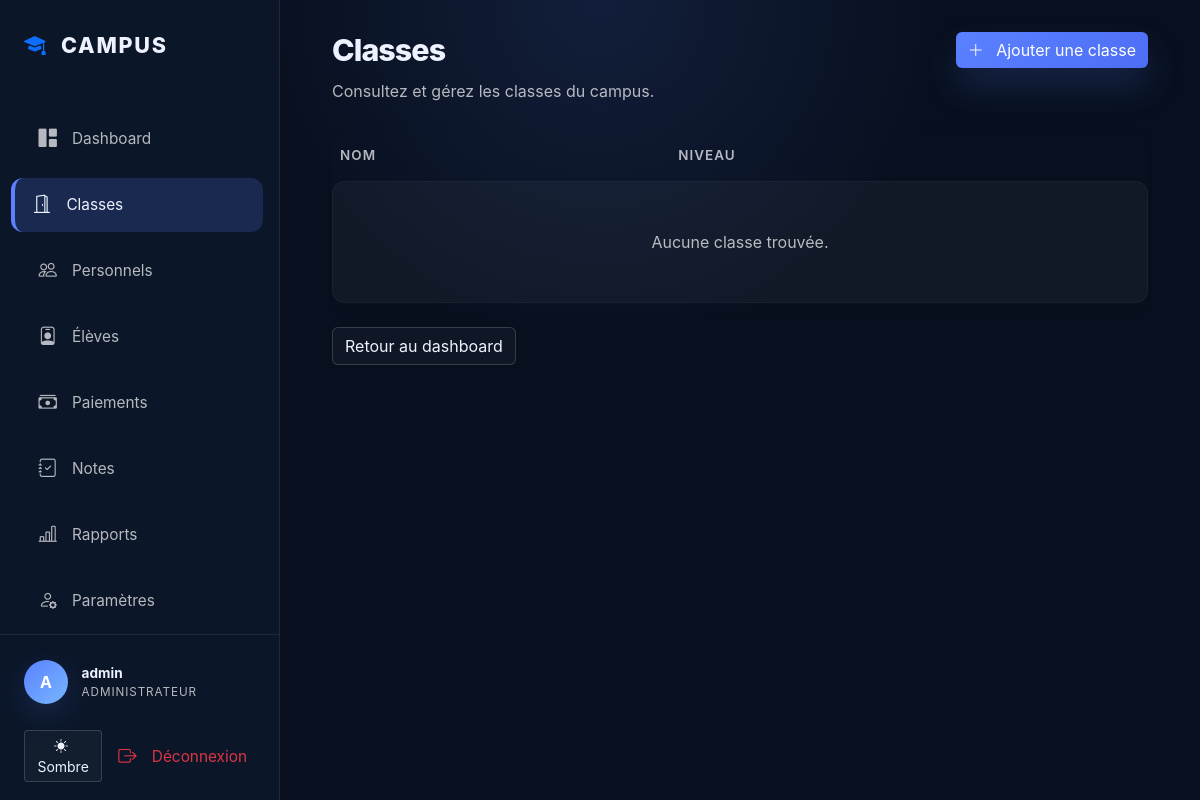
Page /classes/ (signed in) on the committed database.
### my_app/models.py (models this page shows, shortened)
class Utilisateur(AbstractUser):
    ROLES = [
        ('administrateur', 'Administrateur'),
        ('responsable', 'Responsable'),
    ]
    SEXE = [
        ('homme', 'Homme'),
        ('femme', 'Femme'),
    ]
    role = models.CharField(max_length=20, choices=ROLES, blank=True, null=True)
    sexe = models.CharField(max_length=20, choices=SEXE, blank=True, null=True)
    contact = models.CharField(max_length=20, blank=True, null=True)
    objects = UtilisateurManager()

### my_app/views.py (the view)
# urls.py: path('classes/', liste_classes, name='liste_classes'),
@login_required
@user_passes_test(is_admin)
def liste_classes(request):
    classes = Classe.objects.all()
    return render(request, 'liste_classes.html', {'classes': classes})

### my_app/views.py (called while the page is built)
def is_admin(user):
    return user.role == 'administrateur' or user.is_superuser

### my_app/templates/liste_classes.html (shortened to what this page needs)
{% extends "base.html" %}
{% block content %}
<div class="page-header mb-4">
    <div>
        <h1>Classes</h1>
        <p class="text-muted">Consultez et gérez les classes du campus.</p>
    </div>
    <a href="{% url 'ajouter_classe' %}" class="btn btn-primary">
        <i class="bi bi-plus-lg me-2"></i> Ajouter une classe
    </a>
</div>
<div class="card shadow-sm border-0">
    <div class="card-body p-0">
        <div class="table-responsive">
            <table class="table mb-0">
                <thead>
                    <tr>
                        <th>Nom</th>
                        <th>Niveau</th>
                    </tr>
                </thead>
                <tbody>
                    {% for classe in classes %}
                    <tr>
                        <td>{{ classe.nom }}</td>
                        <td>{{ classe.niveau }}</td>
                    </tr>
                    {% empty %}
                    <tr>
                        <td colspan="2" class="text-center py-5 text-muted">Aucune classe trouvée.</td>
                    </tr>
                    {% endfor %}
                </tbody>
            </table>
        </div>
    </div>
</div>
<div class="mt-3">
    <a href="{% url 'admin_dashboard' %}" class="btn btn-outline-light">Retour au dashboard</a>
</div>
{% endblock %}

### my_app/templates/base.html (shortened to what this page needs)
<!DOCTYPE html>
<html lang="fr">
<head>
    <link href="https://cdn.jsdelivr.net/npm/bootstrap@5.3.0/dist/css/bootstrap.min.css" rel="stylesheet">
    <link rel="stylesheet" href="https://cdn.jsdelivr.net/npm/bootstrap-icons@1.11.1/font/bootstrap-icons.css">
</head>
<body>
    <div class="wrapper">
        <nav id="sidebar">
            <div class="sidebar-header">
                <i class="bi bi-mortarboard-fill text-primary"></i>
                Campus
            </div>
            <div class="nav flex-column mt-3">
                {% if user.is_authenticated %}
                    <a href="{% if user.role == 'administrateur' %}{% url 'admin_dashboard' %}{% else %}{% url 'responsable_dashboard' %}{% endif %}" class="nav-link ">
                        <i class="bi bi-grid-1x2-fill"></i> Dashboard
                    </a>
                    {% if user.role == 'administrateur' %}
                        <a href="{% url 'liste_classes' %}" class="nav-link {% if 'classe' in request.path %}active{% endif %}">
                            <i class="bi bi-door-open"></i> Classes
                        </a>
                        <a href="{% url 'liste_responsables' %}" class="nav-link {% if 'responsables' in request.path %}active{% endif %}">
                            <i class="bi bi-people"></i> Personnels
                        </a>
                    {% endif %}
                    <a href="{% url 'liste_eleves' %}" class="nav-link {% if 'eleve' in request.path %}active{% endif %}">
                        <i class="bi bi-person-badge"></i> Élèves
                    </a>
                    <a href="{% url 'liste_paiements' %}" class="nav-link {% if 'paiement' in request.path %}active{% endif %}">
                        <i class="bi bi-cash-stack"></i> Paiements
                    </a>
                    <a href="{% url 'liste_notes' %}" class="nav-link {% if 'note' in request.path %}active{% endif %}">
                        <i class="bi bi-journal-check"></i> Notes
                    </a>
                    {% if user.role == 'administrateur' %}
                        <a href="{% url 'rapports' %}" class="nav-link {% if 'rapports' in request.path %}active{% endif %}">
                            <i class="bi bi-bar-chart-line"></i> Rapports
                        </a>
                    {% endif %}
                    <a href="{% url 'profile' %}" class="nav-link {% if 'profile' in request.path %}active{% endif %}">
                        <i class="bi bi-person-gear"></i> Paramètres
                    </a>
                {% else %}
                    <a href="{% url 'login' %}" class="nav-link">
                        <i class="bi bi-box-arrow-in-right"></i> Connexion
                    </a>
                {% endif %}
            </div>
            <div class="sidebar-footer">
                {% if user.is_authenticated %}
                    <div class="user-profile mb-3">
                        <div class="user-avatar">
                            {{ user.username|first|upper }}
                        </div>
                        <div class="user-info">
                            <span class="name">{{ user.get_full_name|default:user.username }}</span>
                            <span class="role">{{ user.role|upper }}</span>
                        </div>
                    </div>
                    <div class="d-flex gap-2 mb-2">
                        <button id="themeToggle" class="btn btn-sm btn-outline-light" title="Basculer thème">
                        </button>
                        <a href="{% url 'logout' %}" class="nav-link text-danger m-0 p-2">
                            <i class="bi bi-box-arrow-right"></i> Déconnexion
                        </a>
                    </div>
                {% endif %}
            </div>
        </nav>
        <main class="main-content">
            <div class="container-fluid">
                {% block content %}{% endblock %}
            </div>
        </main>
    </div>
</body>
</html>

### my_app/templates/base.html (style rules this page uses)
:root { --bg-color: #08101f; --surface: #102039; --card-bg: #15203a; --sidebar-bg: #0b1628; --accent-color: #5b81ff; --accent-soft: rgba(91, 129, 255, 0.18); --text-main: #eef2ff; --text-muted: rgba(255,255,255,0.70); --text-muted-weak: rgba(255,255,255,0.48); --border-color: rgba(255, 255, 255, 0.08); }
* { box-sizing: border-box; }
body { background: radial-gradient(circle at top, rgba(91, 129, 255, 0.12), transparent 35%), var(--bg-color); color: var(--text-main); font-family: 'Inter', system-ui, -apple-system, BlinkMacSystemFont, sans-serif; margin: 0; min-height: 100vh; overflow-x: hidden; }
.wrapper { display: flex; min-height: 100vh; }
#sidebar { width: 280px; background-color: var(--sidebar-bg); border-right: 1px solid var(--border-color); display: flex; flex-direction: column; position: fixed; height: 100vh; z-index: 1000; padding-bottom: 1.5rem; }
.main-content { flex: 1; margin-left: 280px; padding: 2rem 2.5rem; min-height: 100vh; }
.sidebar-header { padding: 1.8rem 1.5rem; font-weight: 800; font-size: 1.35rem; color: var(--text-main); display: flex; align-items: center; gap: 0.85rem; text-transform: uppercase; letter-spacing: 0.08em; }
.nav-link { color: var(--text-muted); padding: 0.85rem 1.4rem; display: flex; align-items: center; gap: 0.95rem; transition: all 0.2s ease; border-radius: 12px; margin: 0.35rem 1rem; font-size: 0.96rem; }
.nav-link.active { color: var(--text-main); background-color: var(--accent-soft); border-left: 4px solid var(--accent-color); margin-left: 0.7rem; padding-left: 1.1rem; }
.nav-link i { font-size: 1.15rem; }
.sidebar-footer { margin-top: auto; padding: 1rem 1.5rem; border-top: 1px solid var(--border-color); }
.user-profile { display: flex; align-items: center; gap: 0.85rem; padding: 0.6rem 0; }
.user-avatar { width: 44px; height: 44px; background: linear-gradient(135deg, #5b81ff 0%, #76b7ff 100%); border-radius: 50%; display: inline-flex; align-items: center; justify-content: center; font-weight: 700; color: #fff; box-shadow: 0 10px 30px rgba(91,129,255,0.18); }
.user-info { font-size: 0.85rem; }
.user-info .name { display: block; font-weight: 700; }
.user-info .role { display: block; color: var(--text-muted); font-size: 0.73rem; text-transform: uppercase; letter-spacing: 0.08em; }
.card { background-color: var(--card-bg); border: 1px solid rgba(255,255,255,0.08); border-radius: 1rem; color: var(--text-main); box-shadow: 0 18px 45px rgba(0, 0, 0, 0.15); }
.page-header { display: flex; justify-content: space-between; align-items: flex-start; gap: 1rem; margin-bottom: 1.75rem; }
.page-header h1 { margin: 0; font-size: clamp(1.9rem, 2.3vw, 2.7rem); font-weight: 800; letter-spacing: -0.03em; }
.page-header p { margin: 0.6rem 0 0; color: var(--text-muted); max-width: 52rem; line-height: 1.7; }
.text-muted { color: var(--text-muted) !important; }
.card, .card-body { background: transparent; }
.card.shadow, .card.shadow-sm { box-shadow: 0 18px 45px rgba(0,0,0,0.12); }
.table-responsive, .table { background: transparent; }
.table > thead > tr > th { background: transparent; }
.table > tbody > tr { background: transparent; }
.table > tbody > tr { background: rgba(255,255,255,0.02) !important; border: 1px solid rgba(255,255,255,0.03); border-radius: 0.8rem; margin-bottom: 0.5rem; }
.table > tbody > tr > td { background: rgba(255,255,255,0.02) !important; border: 1px solid rgba(255,255,255,0.03); padding: 1rem 0.75rem; }
.table > tbody > tr > td:first-child { border-top-left-radius: 0.8rem; border-bottom-left-radius: 0.8rem; }
.table > tbody > tr > td:last-child { border-top-right-radius: 0.8rem; border-bottom-right-radius: 0.8rem; }
.btn-primary { background: linear-gradient(135deg, #5b81ff 0%, #4c6ef5 100%); border: none; box-shadow: 0 18px 35px rgba(91,129,255,0.18); }
.btn-outline-light { color: var(--text-main); border-color: rgba(255,255,255,0.16); background: rgba(255,255,255,0.03); }
.table { color: var(--text-main); border-collapse: separate; border-spacing: 0 0.5rem; }
.table thead th { border-bottom-color: rgba(255,255,255,0.12); color: var(--text-muted); font-weight: 600; text-transform: uppercase; letter-spacing: 0.08em; font-size: 0.84rem; background: transparent; border: none; }
.table tbody tr { border: 1px solid rgba(255,255,255,0.08); background: rgba(255,255,255,0.03); border-radius: 1rem; }
.table td { padding: 1rem 0.75rem; vertical-align: middle; border: none; }
.table-responsive { border-radius: 1rem; overflow: hidden; }

### rows in the picture
Utilisateur: username|first "A", get_full_name "admin", role "ADMINISTRATEUR"
